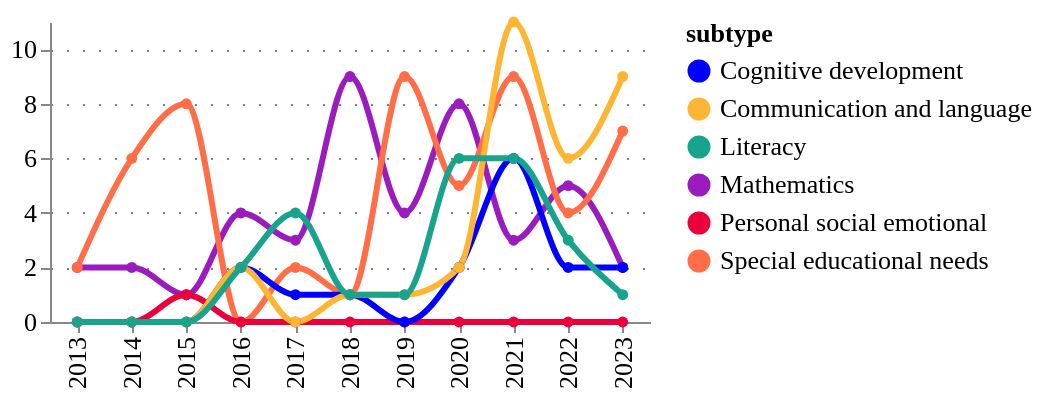

The code cell stored with this chart in its notebook:
### Code cell
fig = pu.ts_smooth(
    tech_applications_ts,
    cats,
    variable= "counts",
    variable_title = "",
    category_column = column,
    width = 300,
    height = 150,
    legend_orient='right',
)
pu.configure_plots(fig)

### Figure 1 — Vega-Lite specification as saved in the notebook (floating-point values rounded to 4 significant figures)
{"config": {"title": {"font": "Averta", "anchor": "start"}, "subtitle": {"font": "Averta"}, "axis": {"labelFont": "Averta", "titleFont": "Averta", "gridColor": "grey", "gridDash": [1, 7], "labelFontSize": 13, "titleFontSize": 13}, "header": {"labelFont": "Averta", "titleFont": "Averta"}, "legend": {"labelFont": "Averta", "titleFont": "Averta", "labelFontSize": 13, "titleFontSize": 13}, "range": {"category": ["#0000FF", "#FDB633", "#18A48C", "#9A1BBE", "#EB003B", "#FF6E47", "#646363", "#0F294A", "#97D9E3", "#A59BEE", "#F6A4B7", "#D2C9C0", "#FFFFFF", "#000000"], "ordinal": {"scheme": ["#0000FF", "#FDB633", "#18A48C", "#9A1BBE", "#EB003B", "#FF6E47", "#646363", "#0F294A", "#97D9E3", "#A59BEE", "#F6A4B7", "#D2C9C0", "#FFFFFF", "#000000"]}}, "view": {"strokeWidth": 0}}, "data": {"name": "data-42be76d941990971655153bffc77c8c3"}, "mark": {"type": "line", "interpolate": "monotone", "point": {"filled": true, "size": 30}, "size": 3, "strokeDash": [0]}, "encoding": {"color": {"field": "subtype", "legend": {"orient": "right"}, "type": "nominal"}, "tooltip": [{"field": "year", "title": "Year", "type": "ordinal"}, {"field": "subtype", "type": "nominal"}, {"field": "counts", "format": ".3f", "title": "", "type": "quantitative"}], "x": {"field": "year", "title": "", "type": "ordinal"}, "y": {"field": "counts", "title": "", "type": "quantitative"}}, "height": 150, "title": {"anchor": "start", "text": "", "fontSize": 14, "subtitle": "", "subtitleFont": "Averta", "subtitleFontSize": 13}, "width": 300, "$schema": "https://vega.github.io/schema/vega-lite/v4.17.0.json", "datasets": {"data-42be76d941990971655153bffc77c8c3": [{"year": 2013, "subtype": "Mathematics", "counts": 2.0, "counts_prop": 0.001, "type": "Development & learning"}, {"year": 2014, "subtype": "Mathematics", "counts": 2.0, "counts_prop": 0.001, "type": "Development & learning"}, {"year": 2015, "subtype": "Mathematics", "counts": 1.0, "counts_prop": 0.0, "type": "Development & learning"}, {"year": 2016, "subtype": "Mathematics", "counts": 4.0, "counts_prop": 0.001, "type": "Development & learning"}, {"year": 2017, "subtype": "Mathematics", "counts": 3.0, "counts_prop": 0.001, "type": "Development & learning"}, {"year": 2018, "subtype": "Mathematics", "counts": 9.0, "counts_prop": 0.003, "type": "Development & learning"}, {"year": 2019, "subtype": "Mathematics", "counts": 4.0, "counts_prop": 0.001, "type": "Development & learning"}, {"year": 2020, "subtype": "Mathematics", "counts": 8.0, "counts_prop": 0.003, "type": "Development & learning"}, {"year": 2021, "subtype": "Mathematics", "counts": 3.0, "counts_prop": 0.001, "type": "Development & learning"}, {"year": 2022, "subtype": "Mathematics", "counts": 5.0, "counts_prop": 0.002, "type": "Development & learning"}, {"year": 2023, "subtype": "Mathematics", "counts": 2.0, "counts_prop": 0.001, "type": "Development & learning"}, {"year": 2013, "subtype": "Special educational needs", "counts": 2.0, "counts_prop": 0.001, "type": "Development & learning"}, {"year": 2014, "subtype": "Special educational needs", "counts": 6.0, "counts_prop": 0.002, "type": "Development & learning"}, {"year": 2015, "subtype": "Special educational needs", "counts": 8.0, "counts_prop": 0.003, "type": "Development & learning"}, {"year": 2016, "subtype": "Special educational needs", "counts": 0.0, "counts_prop": 0.0, "type": "Development & learning"}, {"year": 2017, "subtype": "Special educational needs", "counts": 2.0, "counts_prop": 0.001, "type": "Development & learning"}, {"year": 2018, "subtype": "Special educational needs", "counts": 1.0, "counts_prop": 0.0, "type": "Development & learning"}, {"year": 2019, "subtype": "Special educational needs", "counts": 9.0, "counts_prop": 0.003, "type": "Development & learning"}, {"year": 2020, "subtype": "Special educational needs", "counts": 5.0, "counts_prop": 0.002, "type": "Development & learning"}, {"year": 2021, "subtype": "Special educational needs", "counts": 9.0, "counts_prop": 0.003, "type": "Development & learning"}, {"year": 2022, "subtype": "Special educational needs", "counts": 4.0, "counts_prop": 0.001, "type": "Development & learning"}, {"year": 2023, "subtype": "Special educational needs", "counts": 7.0, "counts_prop": 0.002, "type": "Development & learning"}, {"year": 2013, "subtype": "Personal social emotional", "counts": 0.0, "counts_prop": 0.0, "type": "Development & learning"}, {"year": 2014, "subtype": "Personal social emotional", "counts": 0.0, "counts_prop": 0.0, "type": "Development & learning"}, {"year": 2015, "subtype": "Personal social emotional", "counts": 1.0, "counts_prop": 0.0, "type": "Development & learning"}, {"year": 2016, "subtype": "Personal social emotional", "counts": 0.0, "counts_prop": 0.0, "type": "Development & learning"}, {"year": 2017, "subtype": "Personal social emotional", "counts": 0.0, "counts_prop": 0.0, "type": "Development & learning"}, {"year": 2018, "subtype": "Personal social emotional", "counts": 0.0, "counts_prop": 0.0, "type": "Development & learning"}, {"year": 2019, "subtype": "Personal social emotional", "counts": 0.0, "counts_prop": 0.0, "type": "Development & learning"}, {"year": 2020, "subtype": "Personal social emotional", "counts": 0.0, "counts_prop": 0.0, "type": "Development & learning"}, {"year": 2021, "subtype": "Personal social emotional", "counts": 0.0, "counts_prop": 0.0, "type": "Development & learning"}, {"year": 2022, "subtype": "Personal social emotional", "counts": 0.0, "counts_prop": 0.0, "type": "Development & learning"}, {"year": 2023, "subtype": "Personal social emotional", "counts": 0.0, "counts_prop": 0.0, "type": "Development & learning"}, {"year": 2013, "subtype": "Cognitive development", "counts": 0.0, "counts_prop": 0.0, "type": "Development & learning"}, {"year": 2014, "subtype": "Cognitive development", "counts": 0.0, "counts_prop": 0.0, "type": "Development & learning"}, {"year": 2015, "subtype": "Cognitive development", "counts": 0.0, "counts_prop": 0.0, "type": "Development & learning"}, {"year": 2016, "subtype": "Cognitive development", "counts": 2.0, "counts_prop": 0.001, "type": "Development & learning"}, {"year": 2017, "subtype": "Cognitive development", "counts": 1.0, "counts_prop": 0.0, "type": "Development & learning"}, {"year": 2018, "subtype": "Cognitive development", "counts": 1.0, "counts_prop": 0.0, "type": "Development & learning"}, {"year": 2019, "subtype": "Cognitive development", "counts": 0.0, "counts_prop": 0.0, "type": "Development & learning"}, {"year": 2020, "subtype": "Cognitive development", "counts": 2.0, "counts_prop": 0.001, "type": "Development & learning"}, {"year": 2021, "subtype": "Cognitive development", "counts": 6.0, "counts_prop": 0.002, "type": "Development & learning"}, {"year": 2022, "subtype": "Cognitive development", "counts": 2.0, "counts_prop": 0.001, "type": "Development & learning"}, {"year": 2023, "subtype": "Cognitive development", "counts": 2.0, "counts_prop": 0.001, "type": "Development & learning"}, {"year": 2013, "subtype": "Communication and language", "counts": 0.0, "counts_prop": 0.0, "type": "Development & learning"}, {"year": 2014, "subtype": "Communication and language", "counts": 0.0, "counts_prop": 0.0, "type": "Development & learning"}, {"year": 2015, "subtype": "Communication and language", "counts": 0.0, "counts_prop": 0.0, "type": "Development & learning"}, {"year": 2016, "subtype": "Communication and language", "counts": 2.0, "counts_prop": 0.001, "type": "Development & learning"}, {"year": 2017, "subtype": "Communication and language", "counts": 0.0, "counts_prop": 0.0, "type": "Development & learning"}, {"year": 2018, "subtype": "Communication and language", "counts": 1.0, "counts_prop": 0.0, "type": "Development & learning"}, {"year": 2019, "subtype": "Communication and language", "counts": 1.0, "counts_prop": 0.0, "type": "Development & learning"}, {"year": 2020, "subtype": "Communication and language", "counts": 2.0, "counts_prop": 0.001, "type": "Development & learning"}, {"year": 2021, "subtype": "Communication and language", "counts": 11.0, "counts_prop": 0.004, "type": "Development & learning"}, {"year": 2022, "subtype": "Communication and language", "counts": 6.0, "counts_prop": 0.002, "type": "Development & learning"}, {"year": 2023, "subtype": "Communication and language", "counts": 9.0, "counts_prop": 0.003, "type": "Development & learning"}, {"year": 2013, "subtype": "Literacy", "counts": 0.0, "counts_prop": 0.0, "type": "Development & learning"}, {"year": 2014, "subtype": "Literacy", "counts": 0.0, "counts_prop": 0.0, "type": "Development & learning"}, {"year": 2015, "subtype": "Literacy", "counts": 0.0, "counts_prop": 0.0, "type": "Development & learning"}, {"year": 2016, "subtype": "Literacy", "counts": 2.0, "counts_prop": 0.001, "type": "Development & learning"}, {"year": 2017, "subtype": "Literacy", "counts": 4.0, "counts_prop": 0.001, "type": "Development & learning"}, {"year": 2018, "subtype": "Literacy", "counts": 1.0, "counts_prop": 0.0, "type": "Development & learning"}, {"year": 2019, "subtype": "Literacy", "counts": 1.0, "counts_prop": 0.0, "type": "Development & learning"}, {"year": 2020, "subtype": "Literacy", "counts": 6.0, "counts_prop": 0.002, "type": "Development & learning"}, {"year": 2021, "subtype": "Literacy", "counts": 6.0, "counts_prop": 0.002, "type": "Development & learning"}, {"year": 2022, "subtype": "Literacy", "counts": 3.0, "counts_prop": 0.001, "type": "Development & learning"}, {"year": 2023, "subtype": "Literacy", "counts": 1.0, "counts_prop": 0.0, "type": "Development & learning"}]}}
